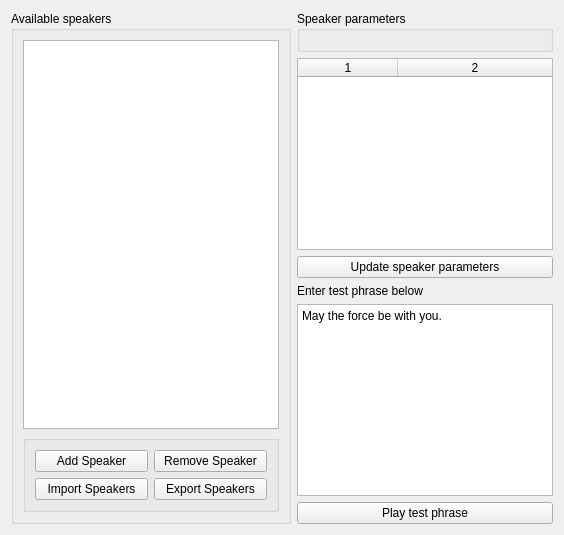
       <widget class="QWidget" name="tabSpeakers">
        <property name="enabled">
         <bool>true</bool>
        </property>
        <property name="sizePolicy">
         <sizepolicy hsizetype="Expanding" vsizetype="Expanding">
          <horstretch>0</horstretch>
          <verstretch>0</verstretch>
         </sizepolicy>
        </property>
        <attribute name="title">
         <string>Speakers</string>
        </attribute>
        <layout class="QGridLayout" name="gridLayout_2">
         <item row="2" column="2">
          <widget class="QGroupBox" name="groupBox_3">
           <property name="title">
            <string>Speaker parameters</string>
           </property>
           <layout class="QVBoxLayout" name="verticalLayout_6"/>
          </widget>
         </item>
         <item row="3" column="2">
          <widget class="QTableWidget" name="tblSpeakerParameters">
           <property name="columnCount">
            <number>2</number>
           </property>
           <attribute name="horizontalHeaderStretchLastSection">
            <bool>true</bool>
           </attribute>
           <column/>
           <column/>
          </widget>
         </item>
         <item row="5" column="2">
          <widget class="QLabel" name="lblTestPhrase">
           <property name="text">
            <string>Enter test phrase below</string>
           </property>
          </widget>
         </item>
         <item row="7" column="2">
          <widget class="QPushButton" name="butPlayTest">
           <property name="text">
            <string>Play test phrase</string>
           </property>
          </widget>
         </item>
         <item row="2" column="0" rowspan="6">
          <widget class="QGroupBox" name="groupBox_2">
           <property name="title">
            <string>Available speakers</string>
           </property>
           <layout class="QVBoxLayout" name="verticalLayout_5">
            <item>
             <widget class="QListWidget" name="lvSpeakers">
              <property name="sizePolicy">
               <sizepolicy hsizetype="Maximum" vsizetype="Expanding">
                <horstretch>0</horstretch>
                <verstretch>0</verstretch>
               </sizepolicy>
              </property>
              <property name="maximumSize">
               <size>
                <width>300</width>
                <height>16777215</height>
               </size>
              </property>
             </widget>
            </item>
            <item>
             <widget class="QGroupBox" name="gridGroupBox">
              <layout class="QGridLayout" name="gridLayout_3">
               <item row="0" column="1">
                <widget class="QPushButton" name="butRemoveSpeaker">
                 <property name="text">
                  <string>Remove Speaker</string>
                 </property>
                </widget>
               </item>
               <item row="0" column="0">
                <widget class="QPushButton" name="butAddSpeaker">
                 <property name="text">
                  <string>Add Speaker</string>
                 </property>
                </widget>
               </item>
               <item row="1" column="0">
                <widget class="QPushButton" name="butImportSpeakers">
                 <property name="text">
                  <string>Import Speakers</string>
                 </property>
                </widget>
               </item>
               <item row="1" column="1">
                <widget class="QPushButton" name="butExportSpeakers">
                 <property name="text">
                  <string>Export Speakers</string>
                 </property>
                </widget>
               </item>
              </layout>
             </widget>
            </item>
           </layout>
          </widget>
         </item>
         <item row="6" column="2">
          <widget class="QPlainTextEdit" name="txtTestPhrase">
           <property name="plainText">
            <string>May the force be with you.</string>
           </property>
           <property name="placeholderText">
            <string>Enter test phrase here...</string>
           </property>
          </widget>
         </item>
         <item row="4" column="2">
          <widget class="QPushButton" name="butUpdateSpeaker">
           <property name="text">
            <string>Update speaker parameters</string>
           </property>
          </widget>
         </item>
        </layout>
       </widget>
